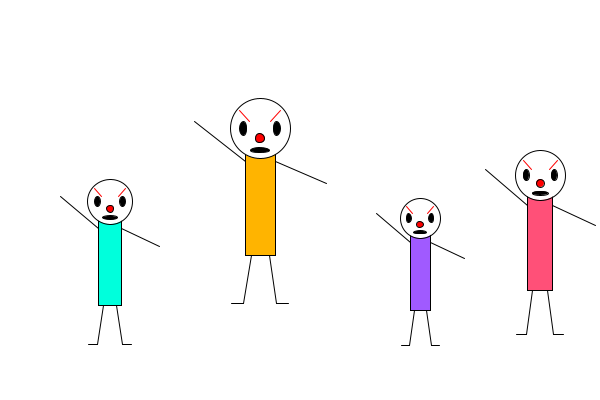
Frame 1 (no input)
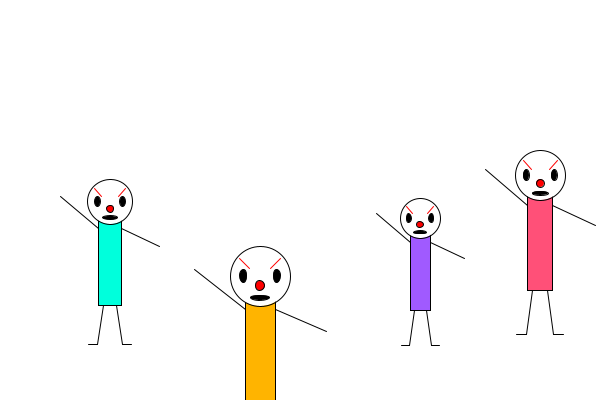
Frame 60 (the mouse pressed at the canvas centre just before this capture)
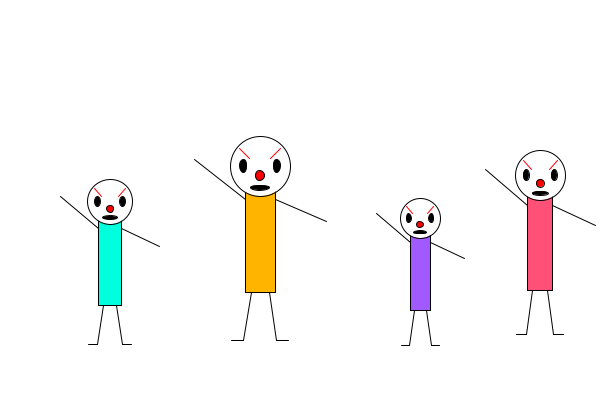
Frame 120 (the mouse held since frame 60 and released just before this capture)

The Processing sketch that drew these frames (run headless with seeded random() and noise(); from frame 60 on, the mouse is pressed at the canvas centre):

// Processing sketch: sketch_5
// ── sketch_5.pde
Person p1, p2, p3, p4;

void setup() {
  size(600, 400);
  smooth();
  ellipseMode(CENTER);
  rectMode(CENTER);

  //4 different persons with different positions,sizes,colours,speeds
  p1 = new Person(110, 260, 90, 180, color(0, 255, 220), 0, 0);
  p2 = new Person(260, 200, 120, 220, color(255, 180, 0), 0, 2.5); // <-- moves vertically + bounces
  p3 = new Person(420, 270, 80, 160, color(160, 90, 255), 0, 0);
  p4 = new Person(540, 240, 100, 200, color(255, 80, 120), 0, 0);
}

void draw() {
  background(255);

  // draw all persons
  p1.display();
  p2.display();
  p3.display();
  p4.display();

  // move the second person vertically and bounce back at same speed
  p2.moveVerticalBounce();
}

//Person Class
class Person {

  // attributes
  float x, y;          //torso center position
  float w, h;          //total width & height of the person
  color bodyColor;     //body colour
  float vx, vy;        //velocities (horizontal / vertical)

  Person(float x, float y, float w, float h, color c, float vx, float vy) {
    this.x = x;
    this.y = y;
    this.w = w;
    this.h = h;
    this.bodyColor = c;
    this.vx = vx;
    this.vy = vy;
  }

  //draw the person
  void display() {
    stroke(0);

    //proportions
    float bodyW = w * 0.25;
    float bodyH = h * 0.50;

    float headD = w * 0.50;

    float legLen = h * 0.22;
    float footLen = w * 0.10;

    float armLenX = w * 0.55;

    //torso
    fill(bodyColor);
    rect(x, y, bodyW, bodyH);

    //head
    float headX = x;
    float headY = y - bodyH * 0.65;
    fill(255);
    ellipse(headX, headY, headD, headD);

    //eyes
    float eyeOffsetX = headD * 0.28;
    float eyeW = headD * 0.12;
    float eyeH = headD * 0.22;
    fill(0);
    ellipse(headX - eyeOffsetX, headY, eyeW, eyeH);
    ellipse(headX + eyeOffsetX, headY, eyeW, eyeH);

    //eyebrows
    stroke(255, 0, 0);
    line(headX - eyeOffsetX - headD*0.06, headY - headD*0.30,
         headX - eyeOffsetX + headD*0.10, headY - headD*0.12);
    line(headX + eyeOffsetX + headD*0.06, headY - headD*0.30,
         headX + eyeOffsetX - headD*0.10, headY - headD*0.12);

    //nose
    stroke(0);
    fill(255, 0, 0);
    ellipse(headX, headY + headD*0.16, headD*0.16, headD*0.16);

    //mouth
    fill(0);
    ellipse(headX, headY + headD*0.36, headD*0.32, headD*0.08);

    //legs
    stroke(0);
    float hipY = y + bodyH * 0.50;
    float leftHipX  = x - bodyW * 0.30;
    float rightHipX = x + bodyW * 0.30;

    //left leg
    line(leftHipX, hipY, leftHipX - bodyW*0.25, hipY + legLen);
    line(leftHipX - bodyW*0.25, hipY + legLen, leftHipX - bodyW*0.25 - footLen, hipY + legLen);

    //right leg
    line(rightHipX, hipY, rightHipX + bodyW*0.25, hipY + legLen);
    line(rightHipX + bodyW*0.25, hipY + legLen, rightHipX + bodyW*0.25 + footLen, hipY + legLen);

    //arms
    float shoulderY = y - bodyH * 0.35;
    //left arm 
    line(x - bodyW*0.50, shoulderY, x - armLenX, shoulderY - h*0.18);
    //right arm 
    line(x + bodyW*0.50, shoulderY, x + armLenX, shoulderY + h*0.10);
  }

  //move vertically and bounce back at the same speed
  void moveVerticalBounce() {
    y += vy;

    //keep the whole person roughly inside the window
    float topLimit = h * 0.35;
    float bottomLimit = height - h * 0.15;

    if (y < topLimit || y > bottomLimit) {
      vy = -vy; //reverse direction (same speed)
    }
  }
}
